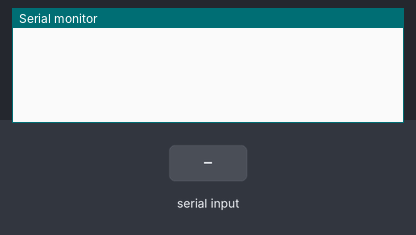
This sketch was run on a simulated Arduino Uno, built with avr-gcc and run on an emulated ATmega328P. Shown: the last lines printed to the serial monitor. The test bench sets the inputs (shaded band).

Above: at 1.2 s.
1.3 s: "90,45\n" received over Serial
At 2.1 s:
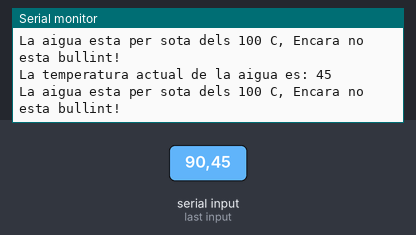
2.8 s: "30,150\n" received over Serial
At 3.4 s:
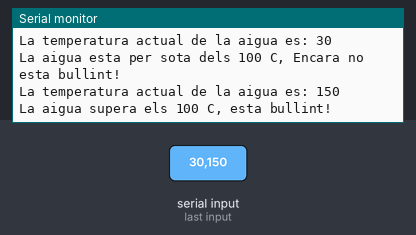
Timing chart, 0 to 5.8 s (numbered marks = the images above; inputs shaded):
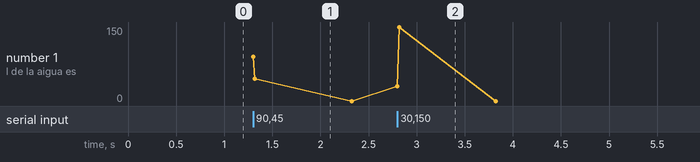

Measured:
- after the input at 1.3 s, the serial monitor: prints a new line at once (image 1)
- after the input at 2.8 s, the serial monitor: prints a new line at once (image 2)

The sketch:

Practica_2.4.2.ino
```cpp
/*************************************************************************
**                                                                      **
**                        Estructura IF, ELSE..                         **
**                                                                      **
*************************************************************************/

//*******  Includes  *****************************************************


//*******  Variables  ****************************************************
int Temperatura;

//*******  Setup  ********************************************************
void setup(){
  Serial.begin(57600);     // Comunicació a 57600bps
}

//*******  Loop  *********************************************************
void loop(){
  while (Serial.available() > 0 ) { //Amb aquest apartat estem dient que si escribim un nombre
   Temperatura = Serial.parseInt();  //mes gran que 0, el codi s'executara, amb el
                                     //Serial.parseInt(), estem llegin el nombre que li escribim
  Serial.print("La temperatura actual de la aigua es: ");
  Serial.println(Temperatura);

  if ( Temperatura < 100)   //Aqui estem fent una comparació ja que si la temperatura  no supera els
    {                       //100º ens escriura lo de sota.
      Serial.println("La aigua esta per sota dels 100 C, Encara no esta bullint!");
    }

  else    //Aqui estem dient que si el if no es compleix haurà de dir el següent
    {
      Serial.println("La aigua supera els 100 C, esta bullint!");
    }
  }
}
```
